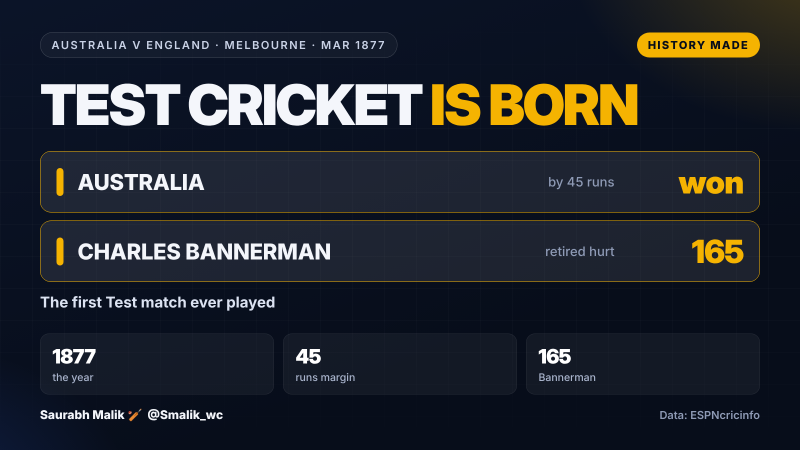
#> input picture reserve/cards/first-test-1877.png, 1600 x 900 px (shown at 1/2 size)
$ python thumb.py ../../../reserve/cards/first-test-1877.png ../../../reserve/cards/bradman-9994.png ../../../reserve/cards/bradman-9994.png ../../../reserve/cards/bradman-9994.png 1.0
#> lines starting #> are read from the running program, lines starting #| are printed output that depends on the picture
"""Lamplight Scripture thumbnail (1280x720).
python3 thumb.py <art.jpg> <out.jpg> "<BIG TITLE>" "<subtitle>" [focus_x 0..1]
Dark warm background, artwork filling the right ~58% with a soft blend, big serif title on the left, channel strap.
"""
import sys
import numpy as np
from PIL import Image, ImageDraw, ImageFont, ImageFilter, ImageEnhance

art, out, title, sub = sys.argv[1:5]
fx = float(sys.argv[5]) if len(sys.argv) > 5 else 0.5
W, H = 1280, 720
bg = Image.new('RGB', (W, H), (16, 11, 8))
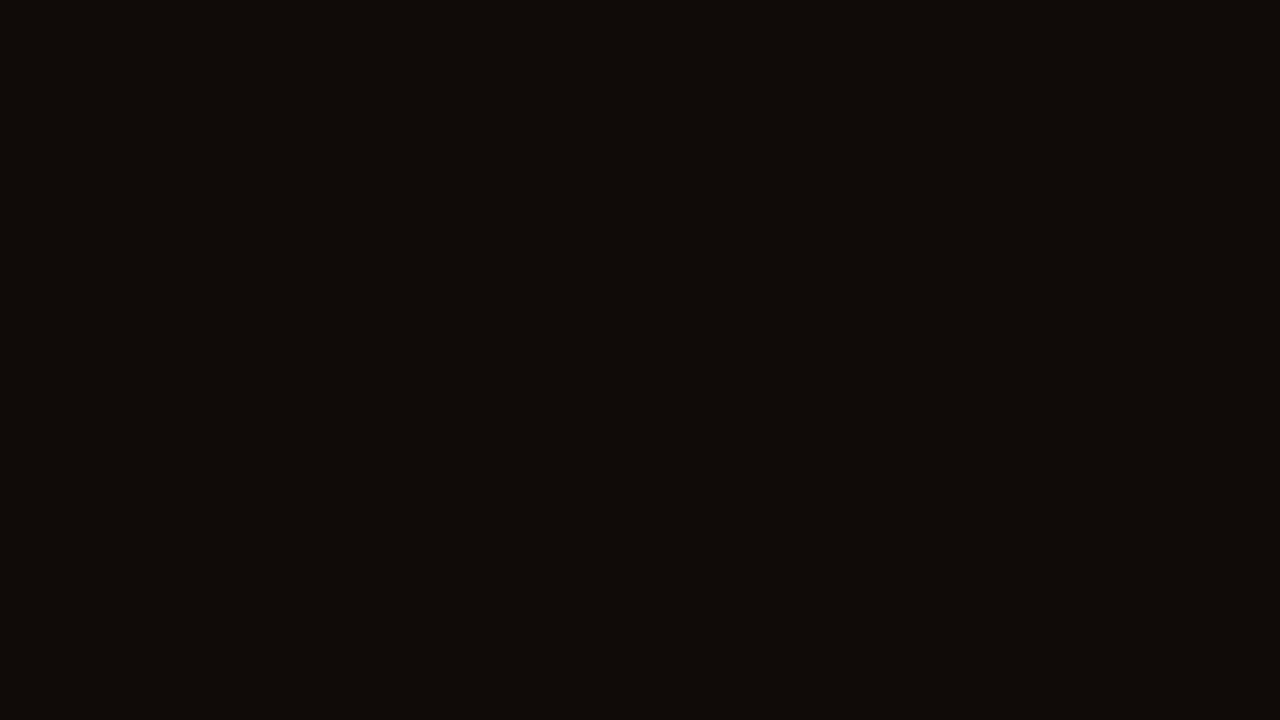
#> bg: PIL image 1280x720 RGB; mean R, G, B 16, 11, 8
# warm glow bottom-left (lamp)
yy, xx = np.mgrid[0:H, 0:W].astype(np.float32)
d = np.sqrt(((xx - W * 0.22) / (W * 0.6)) ** 2 + ((yy - H * 0.75) / (H * 0.7)) ** 2)
g = np.clip(1.0 - d, 0, 1)[..., None] ** 1.6 * np.array([110, 66, 22], np.float32)
bg = Image.fromarray(np.clip(np.asarray(bg).astype(np.float32) + g, 0, 255).astype(np.uint8))

im = Image.open(art).convert('RGB')
#> im is the input picture: PIL image 1600x900 RGB; mean R, G, B 34.6, 38.5, 45.9
aw = int(W * 0.60); ah = H
r = max(aw / im.width, ah / im.height)
#> r = 0.8
im = im.resize((int(im.width * r) + 1, int(im.height * r) + 1), Image.LANCZOS)
#> im: PIL image 1281x721 RGB
l = int((im.width - aw) * fx); t = (im.height - ah) // 2
#> after `l = int((im.width - aw) * fx)`: l = 513
#> after `t = (im.height - ah) // 2`: t = 0
im = im.crop((l, t, l + aw, t + ah))
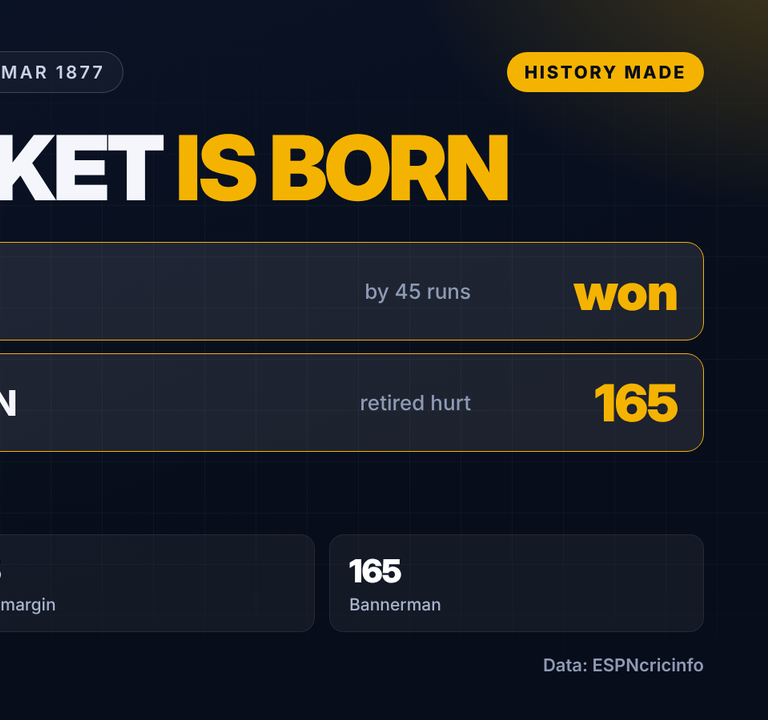
#> im: PIL image 768x720 RGB; mean R, G, B 32.1, 34.4, 37.6
im = ImageEnhance.Color(im).enhance(0.9)
a = np.asarray(im).astype(np.float32) * np.array([1.0, 0.95, 0.86], np.float32) * 0.95
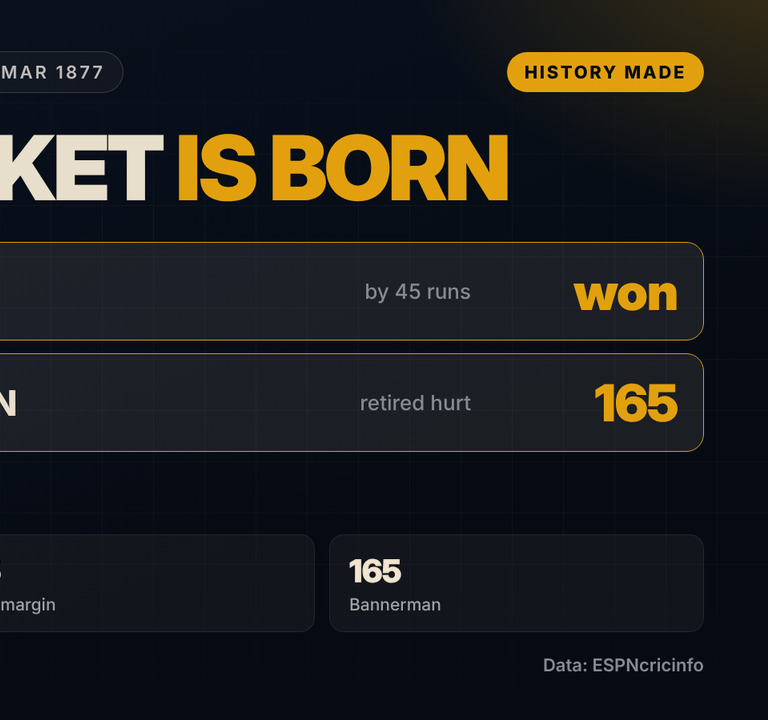
#> a: shape (720, 768, 3) float32; mean R, G, B 30.2, 31, 30
im = Image.fromarray(np.clip(a, 0, 255).astype(np.uint8))
# soft left edge mask
mask = np.ones((ah, aw), np.float32)
ramp = np.linspace(0, 1, int(aw * 0.32))
mask[:, :len(ramp)] = ramp ** 1.4
mask = Image.fromarray((mask * 255).astype(np.uint8))
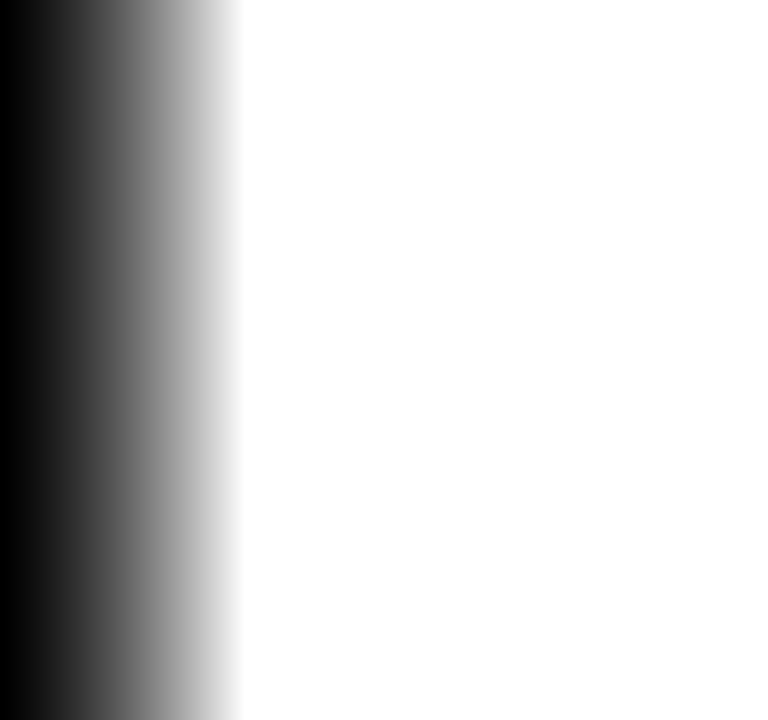
#> mask: PIL image 768x720 L; min 0, max 255, mean 207.4
bg.paste(im, (W - aw, 0), mask)
# vignette
v = np.clip(1.1 - 0.35 * np.sqrt(((xx - W / 2) / (W / 2)) ** 2 + ((yy - H / 2) / (H / 2)) ** 2) ** 2, 0.5, 1)
bg = Image.fromarray(np.clip(np.asarray(bg).astype(np.float32) * v[..., None], 0, 255).astype(np.uint8))
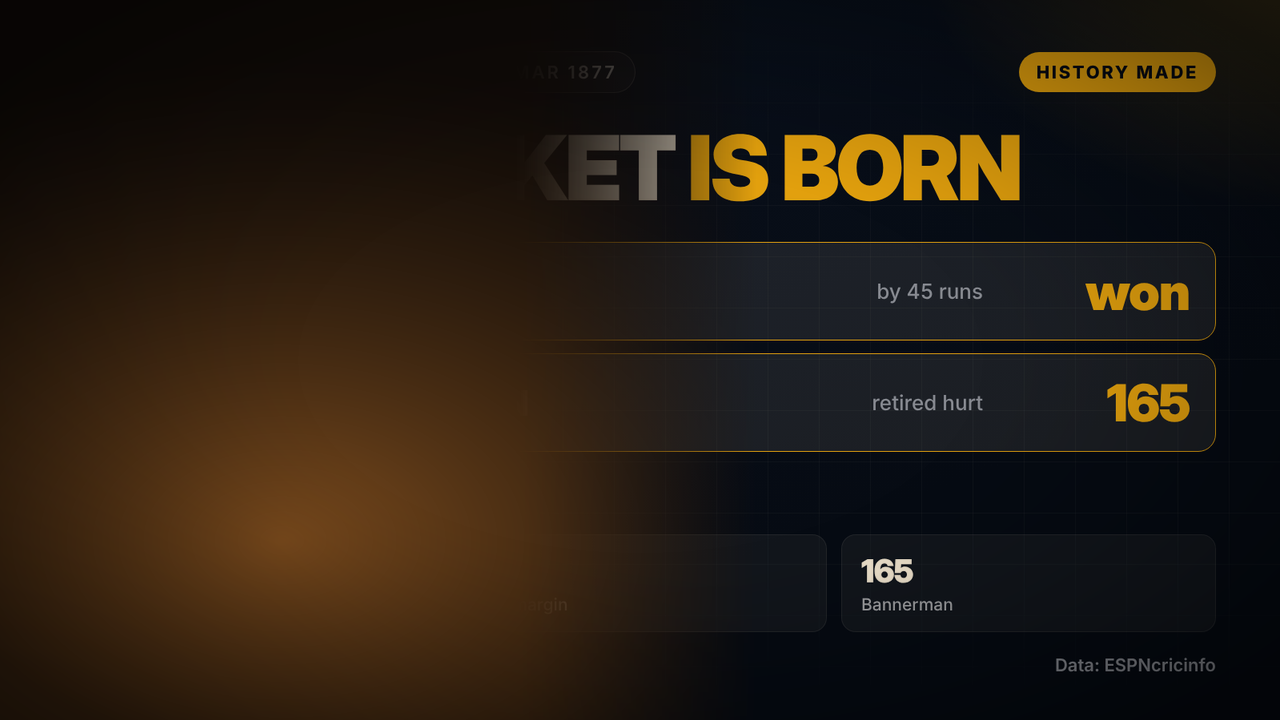
#> bg: PIL image 1280x720 RGB; mean R, G, B 36.2, 27.1, 18

dr = ImageDraw.Draw(bg)
fb = '/usr/share/fonts/truetype/dejavu/DejaVuSerif-Bold.ttf'
fr = '/usr/share/fonts/truetype/dejavu/DejaVuSerif.ttf'
def shadow_text(x, y, s, font, fill):
#> called with x = 56, y = 64, s = 'THE SLEEPY BIOGRAPHER', fill = (222, 182, 112)
    for dx, dy in ((3, 3), (2, 2)):
        dr.text((x + dx, y + dy), s, font=font, fill=(0, 0, 0))
    dr.text((x, y), s, font=font, fill=fill)
# strap
f1 = ImageFont.truetype(fr, 30)
shadow_text(56, 64, 'THE SLEEPY BIOGRAPHER', f1, (222, 182, 112))
# title (wrap on words, big)
words = title.split()
lines, cur = [], ''
fsize = 118 if max(len(w) for w in words) <= 8 else 96
f2 = ImageFont.truetype(fb, fsize)
for w in words:
    test = (cur + ' ' + w).strip()
    if dr.textlength(test, font=f2) > W * 0.52 and cur:
        lines.append(cur); cur = w
    else:
        cur = test
#> after the loop, lines = []
lines.append(cur)
y = 130
for ln in lines:
    shadow_text(52, y, ln, f2, (248, 234, 200)); y += int(fsize * 1.08)
#> this loop made 1 pass
#> (ln, y) on pass 1: ('../../../reserve/cards/bradman-9994.png', 233)
#> after the loop, y = 233
f3 = ImageFont.truetype(fr, 46)
shadow_text(56, y + 14, sub, f3, (228, 206, 160))
f4 = ImageFont.truetype(fb, 34)
pill = 'BIOGRAPHY FOR SLEEP'
pw = dr.textlength(pill, font=f4) + 44
#> pw = 515.4
py = H - 112
dr.rounded_rectangle((52, py, 52 + pw, py + 60), radius=14, fill=(92, 56, 18))
dr.text((74, py + 11), pill, font=f4, fill=(255, 240, 210))
bg.save(out, quality=92)
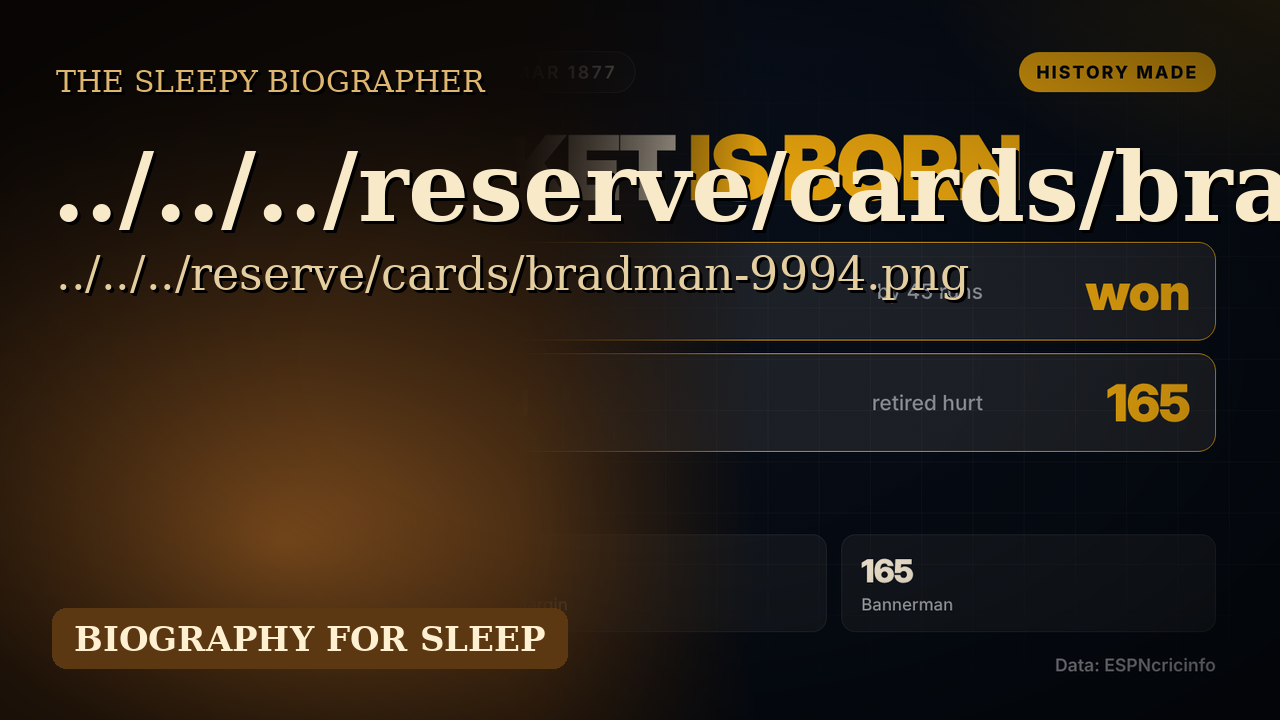
#> saved as bradman-9994.png: PIL image 1280x720 RGB; mean R, G, B 46, 36.5, 25.9
print('saved', out)

$ run again, on reserve/cards/gavaskar-10000.png
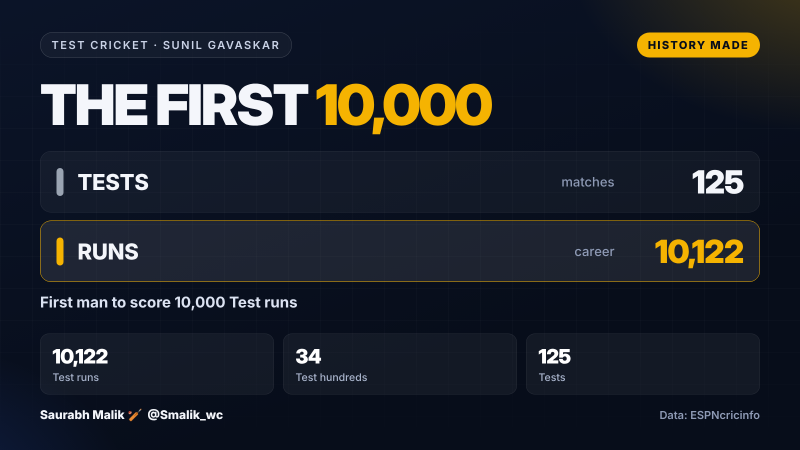
#> input picture reserve/cards/gavaskar-10000.png, 1600 x 900 px (shown at 1/2 size)
#> im is the input picture: PIL image 1600x900 RGB; mean R, G, B 28.9, 33.4, 42.4
#> `im = im.crop((l, t, l + aw, t + ah))`:
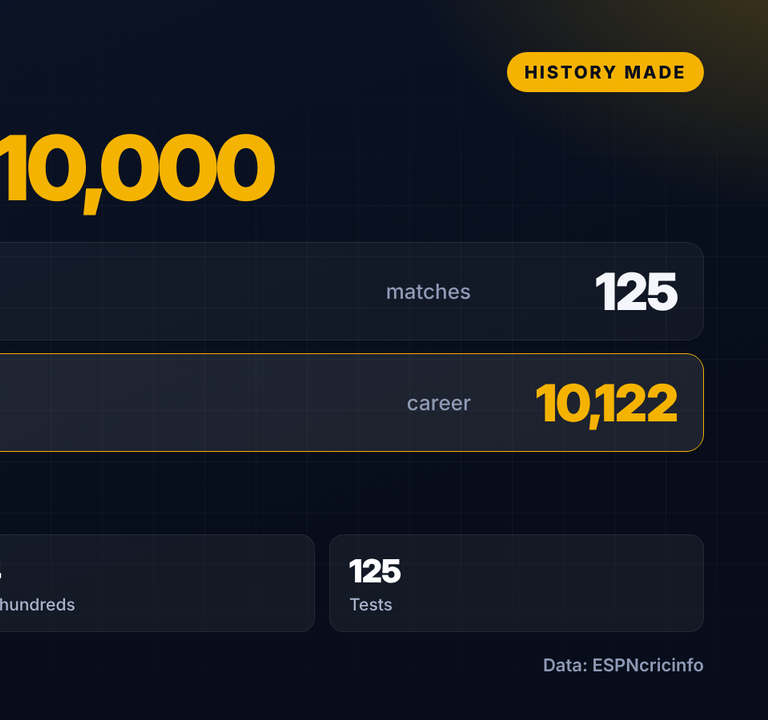
#> im: PIL image 768x720 RGB; mean R, G, B 25.9, 29, 34.3
#> after the loop `for w in words:`: lines = []
#> the loop `for ln in lines:` made 1 pass
#> y on pass 1: 233
#> after the loop `for ln in lines:`: y = 233
#> pw = 515.4
#> `bg.save(out, quality=92)`:
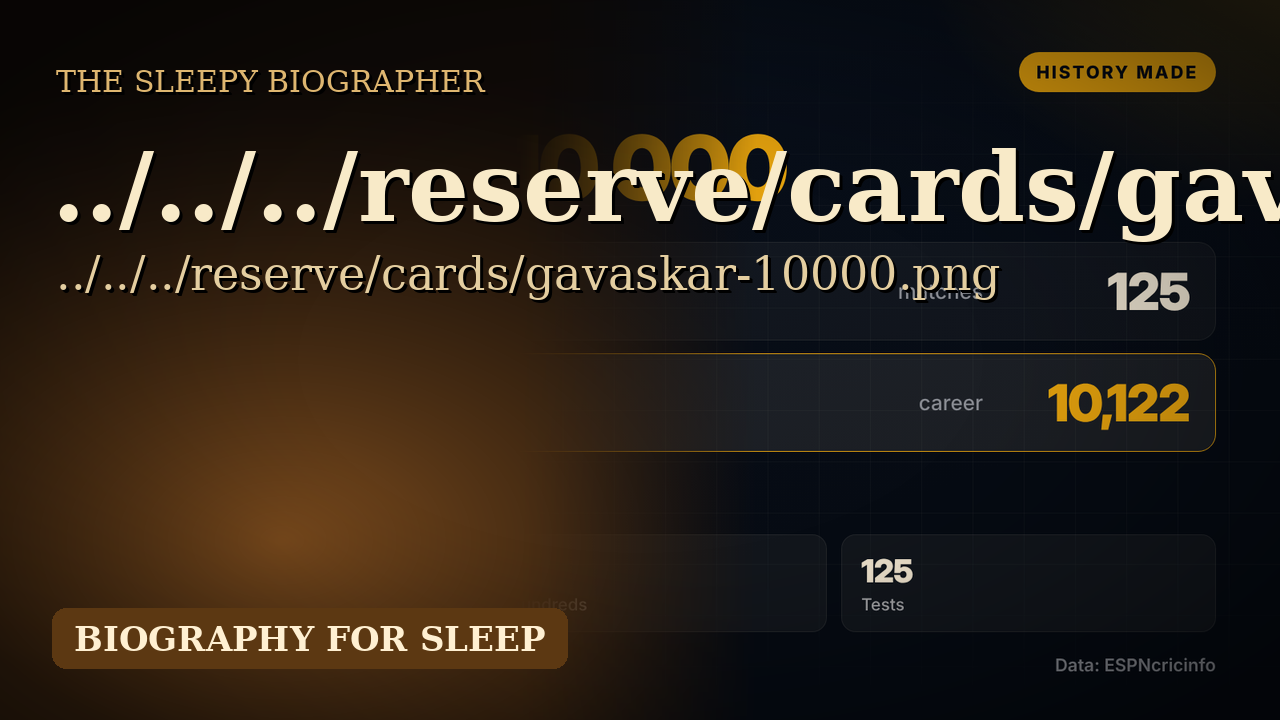
#> saved as gavaskar-10000.png: PIL image 1280x720 RGB; mean R, G, B 43.8, 34.9, 25.6
